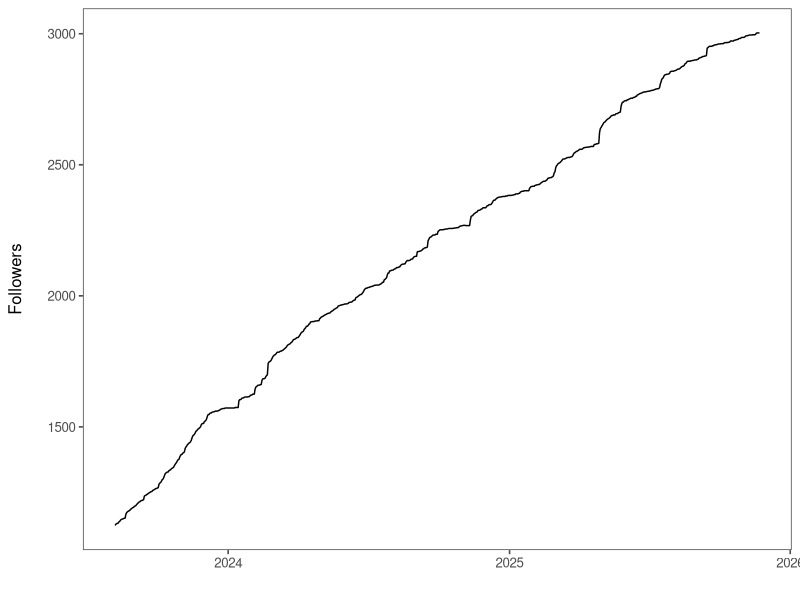
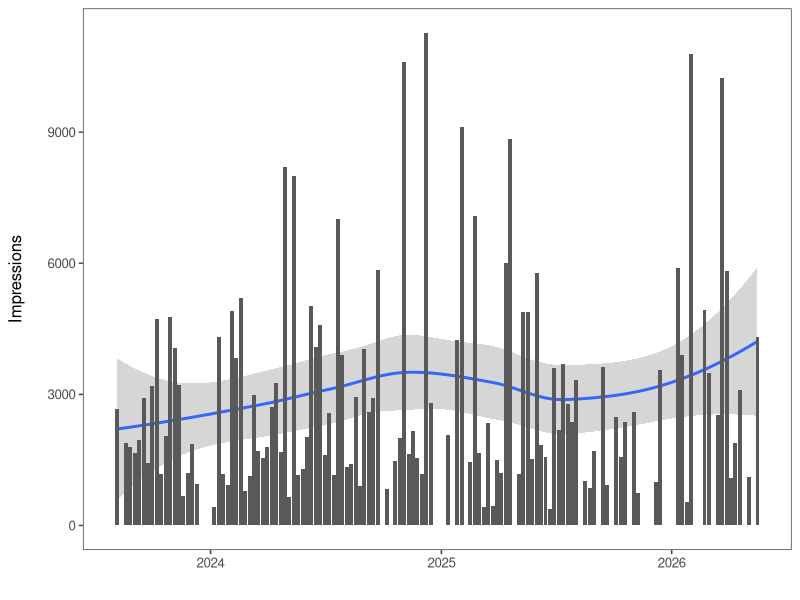
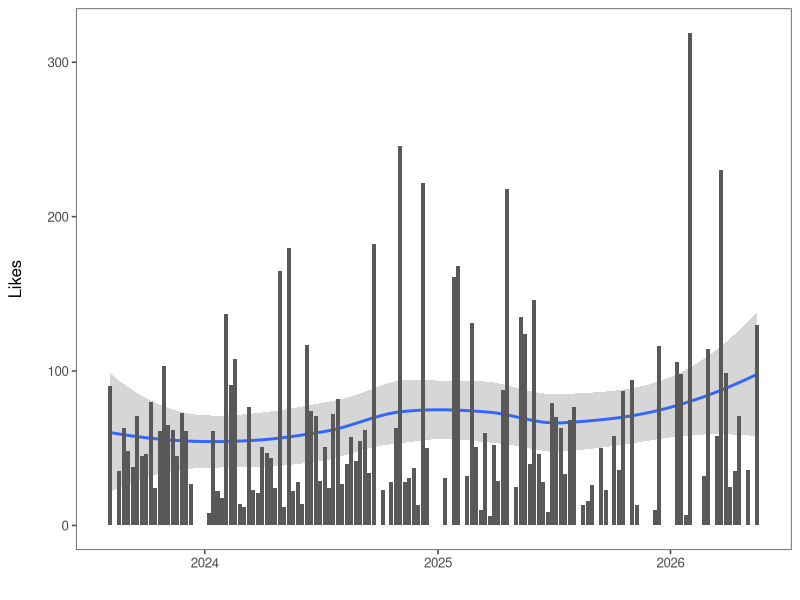
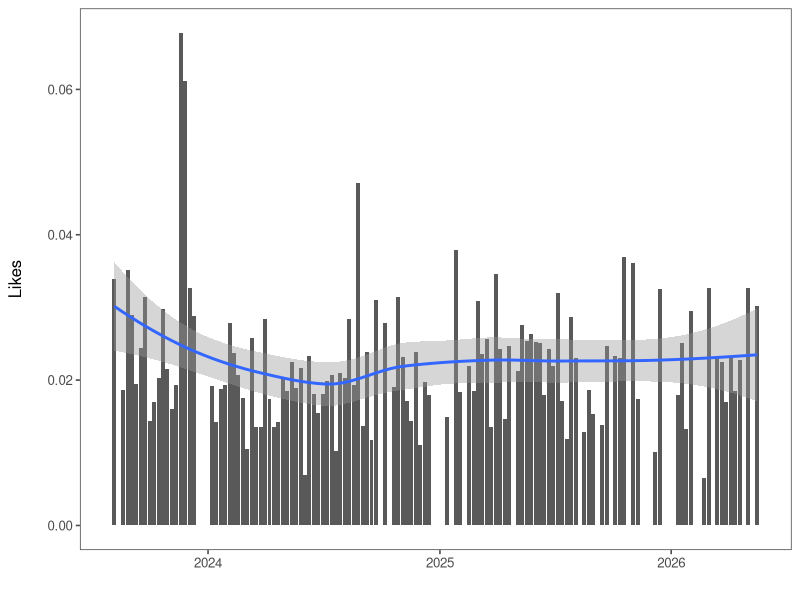
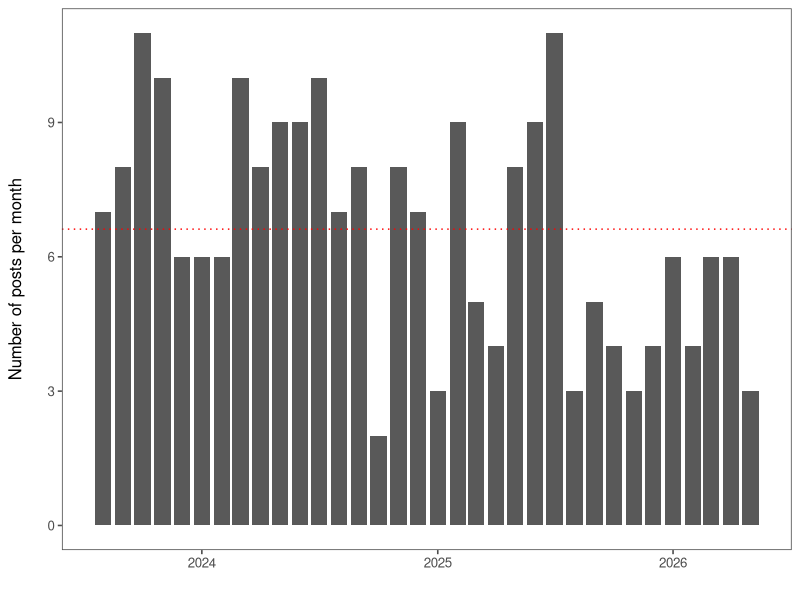
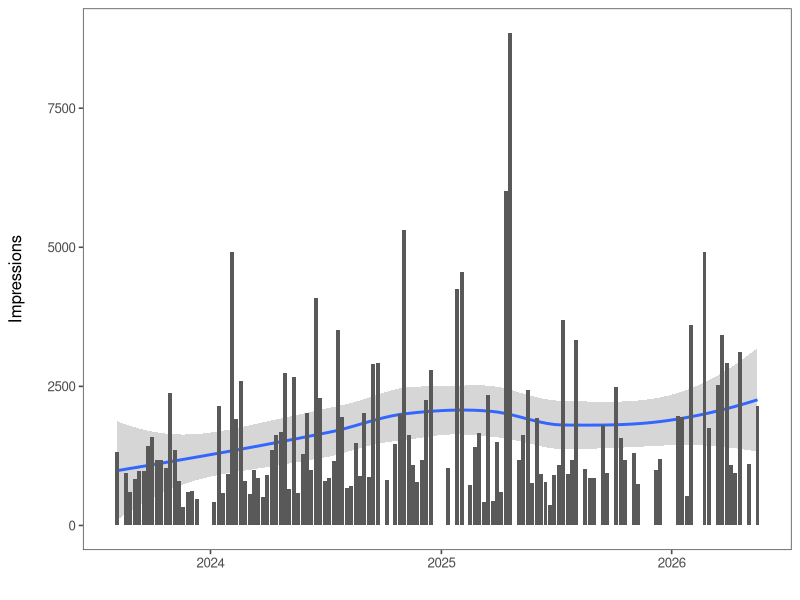
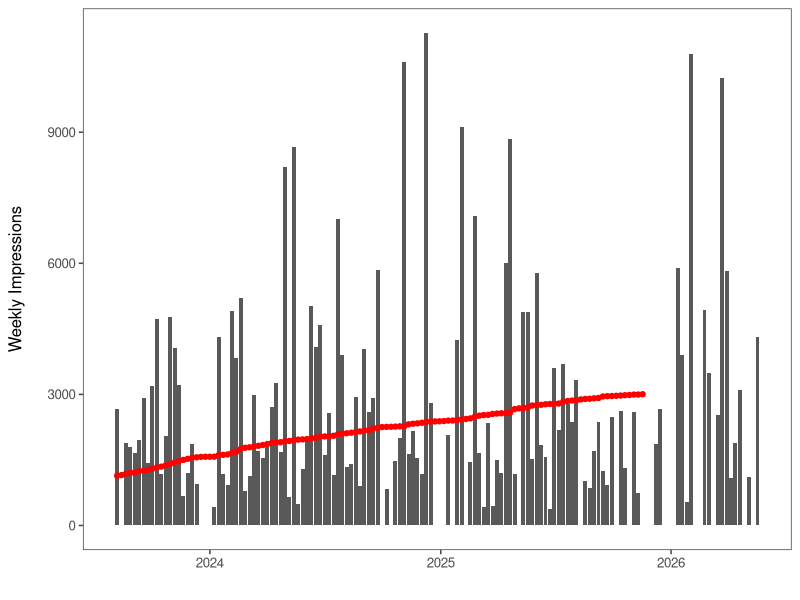
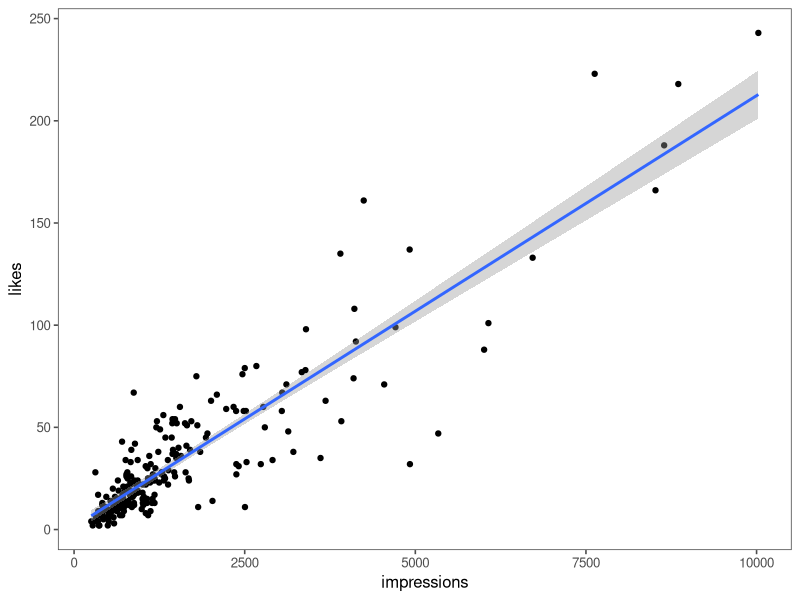

These charts were generated, in order, by the following R code:
## ---- chunk 1
library(tidyverse)
library(lubridate)
library(ggthemes)

followers  <- read_csv("clean-data/new-followers.csv")
content_posts  <- read_csv("clean-data/content_posts-overview.csv")
content_overview  <- read_csv("clean-data/content_posts-overview.csv")
## ---- chunk 2
followers |>
  ggplot(aes(x = date, y = cumulative_followers)) +
  geom_line() +
  labs(
    x = "",
    y = "Followers\n"
  ) +
    theme_few()
## ---- chunk 3
# impressions over time
content_overview %>%
  group_by(month = floor_date(date, "week")) %>%
  summarise(
    sum_value = sum(impressions, na.rm = TRUE),
    mean_value = mean(impressions, na.rm = TRUE),
    .groups = "drop"
  ) |>
  ggplot(aes(x = month, y = sum_value)) +
  geom_smooth() +
  geom_col() +
  labs(
    x = "",
    y = "Impressions\n"
  ) +
  theme_few()
## ---- chunk 4
content_overview %>%
  group_by(month = floor_date(date, "week")) %>%
  summarise(
    sum_value = sum(likes, na.rm = TRUE),
    mean_value = mean(likes, na.rm = TRUE),
    .groups = "drop"
  ) |>
  ggplot(aes(x = month, y = sum_value)) +
  geom_smooth() +
  geom_col() +
  labs(
    x = "",
    y = "Likes\n"
  ) +
  theme_few()
## ---- chunk 5
content_overview  |> 
  group_by(month = floor_date(date, "week")) %>%
  summarise(
    sum_likes = sum(likes, na.rm = TRUE),
    sum_impressions = sum(impressions, na.rm = TRUE),
    .groups = "drop"
  ) |> 
  mutate(likes_per_impression = sum_likes/sum_impressions) |>
  ggplot(aes(x = month, y = likes_per_impression))  +
    geom_col() +
  geom_smooth() +
  labs(
    x = "",
    y = "Likes\n"
  ) +
  theme_few()
## ---- chunk 6
mean_n_posts  <- content_overview %>%
  group_by(month = floor_date(date, "month")) %>%
  count() |> 
  ungroup() |> 
  summarise(mean_posts = mean(n)) |> 
  pull()

content_overview %>%
  group_by(month = floor_date(date, "month")) %>%
  count() |> 
  ggplot(aes(x = month, y = n)) +
  geom_col() +
  geom_hline(yintercept = mean_n_posts, color = "red", linetype = "dotted") +
  labs(
    x = "",
    y = "Number of posts per month\n"
  ) +
  theme_few()
## ---- chunk 7
content_overview %>%
  group_by(month = floor_date(date, "week")) %>%
  summarise(n_posts = n(),
  impression = sum(impressions)) |> 
    mutate(impressions_per_post = impression/n_posts) |> 
  ggplot(aes(x = month, y = impressions_per_post)) +
  geom_smooth() +
  geom_col() +
  labs(x = "",
  y = "Impressions\n") +
  theme_few()
## ---- chunk 8
followers_week  <- followers |> 
  mutate(week = floor_date(date, unit = "week", week_start = 1)) |> 
  group_by(week) |> 
  slice_max(cumulative_followers) |> 
  distinct(week, .keep_all = TRUE)  |> 
  select(week, cumulative_followers)

content_week  <- content_overview |> 
  mutate(week = floor_date(date, unit = "week", week_start = 1)) |> 
  group_by(week) |> 
  summarise(total_impressions = sum(impressions))

merge_week  <- followers_week |> 
  left_join(content_week)

merge_week  |> 
  ggplot() +
  geom_col(data = content_week, aes(x = week, y = total_impressions)) +
  geom_point(data = followers_week, aes(x = week, y = cumulative_followers), color = "red") +
  labs(x = "",
  y = "Weekly Impressions\n") +
    theme_few()

cor_data  <- merge_week |> 
  drop_na()

cor(cor_data$cumulative_followers, cor_data$total_impressions)
## ---- chunk 9
impressions_deepdive  <- content_overview |> 
  mutate(week = floor_date(date, unit = "week", week_start = 1)) |> 
  group_by(week) |> 
  mutate(total_impressions = sum(impressions)) |> 
  filter(total_impressions > 7000)
## ---- chunk 10
content_overview |> 
  ggplot(aes(x = impressions, y = likes)) +
  geom_point() +
  geom_smooth(method = "lm") +
  theme_few()

cor(content_overview$impressions, content_overview$likes)
## ---- chunk 11
content_overview_less7k <- content_overview |> 
  filter(impressions < 7000)

content_overview_less7k |> 
  ggplot(aes(x = impressions, y = likes)) +
  geom_point() +
  geom_smooth(method = "lm") +
  theme_few()

cor(content_overview_less7k$impressions, content_overview_less7k$likes)
## ---- chunk 12
paste0("Correlation Impressions / Likes: ", cor(content_overview$impressions, content_overview$likes))
paste0("Correlation Impressions / Comments: ", cor(content_overview$impressions, content_overview$comments))
paste0("Correlation Impressions / Reposts: ", cor(content_overview$impressions, content_overview$reposts))
paste0("Correlation Impressions / Clicks: ", cor(content_overview$impressions, content_overview$clicks))
paste0("Correlation Impressions / Engagement Rate: ", cor(content_overview$impressions, content_overview$engagement_rate))
## ---- chunk 13
# filter top 10 posts according to likes
content_posts |> 
  slice_max(likes, n = 5) |> 
  select(post_title, likes) |> 
  knitr::kable(format = "html")
## ---- chunk 14
# filter top 10 posts according to likes
content_posts |> 
  slice_max(reposts, n = 5) |> 
  select(post_title, reposts) |> 
  knitr::kable(format = "html")
## ---- chunk 15
content_posts |> 
  slice_max(engagement_rate, n = 5) |> 
  select(post_title, engagement_rate) |>
  arrange(desc(engagement_rate)) |>
  knitr::kable(format = "html")
